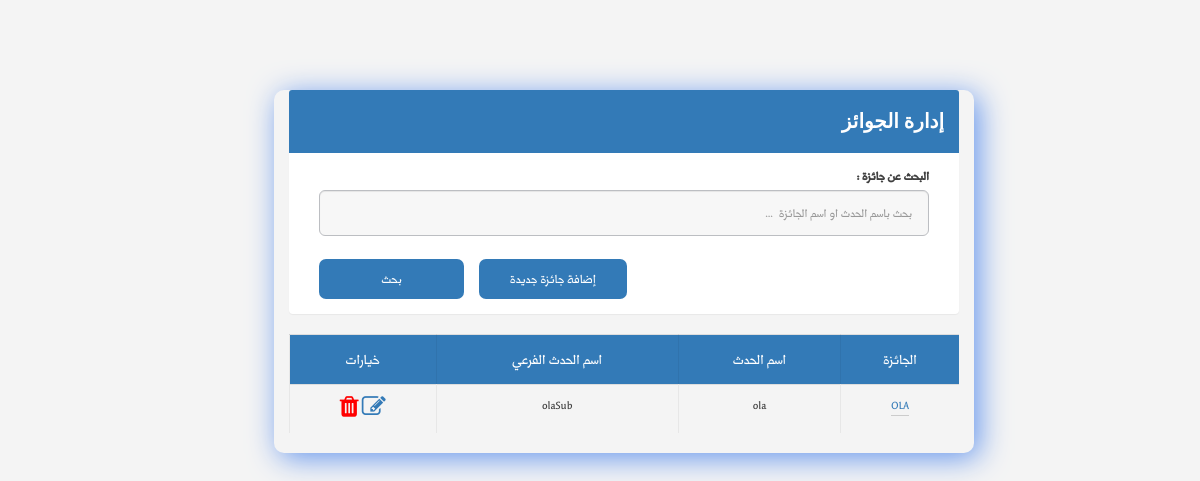
The app's page /managePrize.php (signed in), older data.
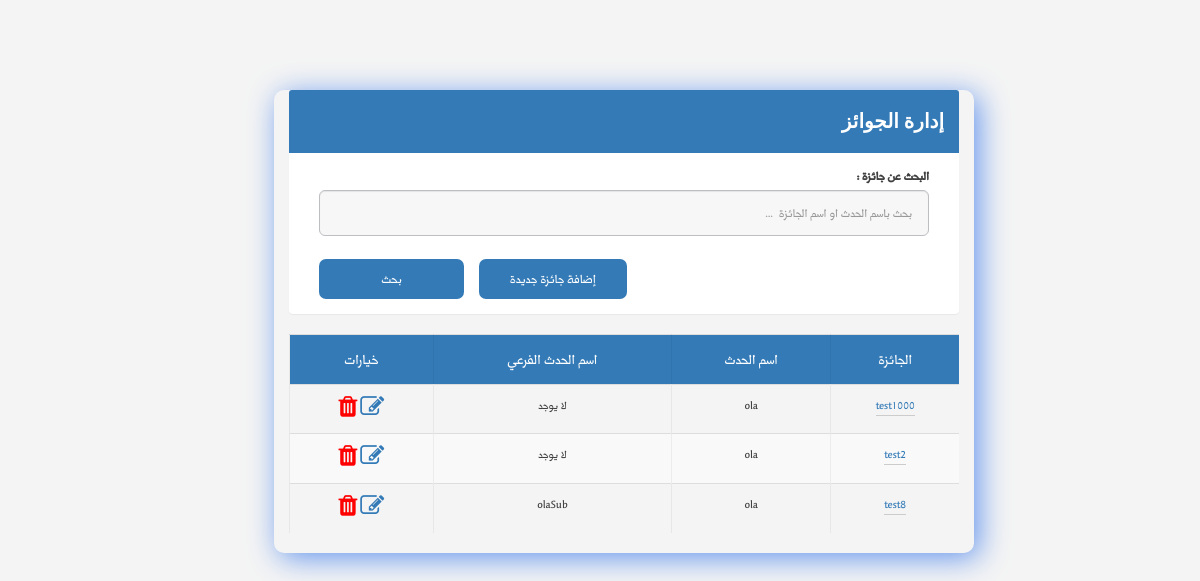
The same page, newer data.
### tables this page shows
CREATE TABLE `prize` (
  `Prize_ID` int(11) NOT NULL,
  `namePrize` varchar(100) NOT NULL,
  `numOfPrize` int(11) NOT NULL,
  `event_ID` int(11) NOT NULL,
  `subevent_ID` int(11) DEFAULT NULL
);

CREATE TABLE `event` (
  `event_ID` int(5) NOT NULL,
  `name_Event` varchar(30) NOT NULL,
  `descrption_Event` varchar(200) NOT NULL,
  `sartDate_Event` date NOT NULL,
  `endDate_Event` date NOT NULL,
  `location_Event` varchar(30) NOT NULL,
  `organization_name_Event` varchar(30) NOT NULL,
  `eventLink` varchar(140) NOT NULL,
  `maxNumOfAttendee` int(11) NOT NULL,
  `organizer_ID` int(11) NOT NULL,
  `VIPCode` int(5) NOT NULL
);

CREATE TABLE `subevent` (
  `subevent_ID` int(6) NOT NULL,
  `event_ID` int(5) NOT NULL,
  `nameSubEvent` varchar(30) NOT NULL,
  `description_subevent` varchar(150) NOT NULL
);

### managePrize.php (the view, shortened to what this page needs)
<?php
require_once 'php/connectTosql.php';
    $organizerid=$_SESSION['organizerID'];
if (isset($_GET['searshValue']) && $_GET['searshValue'] != '') {
    $sershValue = $_GET['searshValue'];
    $sql =  "SELECT ev.name_Event,pr.prize_ID ,pr.namePrize ,pr.subevent_ID
    FROM event ev INNER JOIN prize pr ON ev.event_ID = pr.event_ID
    where ev.organizer_ID = '$organizerid'and name_Event like '%$sershValue%' or namePrize like '%$sershValue%' " ;
    $query = mysqli_query($con, $sql) or die(mysqli_error($con));
}else
{
$sql =  "SELECT ev.name_Event,pr.prize_ID ,pr.namePrize ,pr.subevent_ID
FROM event ev INNER JOIN prize pr ON ev.event_ID = pr.event_ID
where ev.organizer_ID = '$organizerid'" ;
$query = mysqli_query($con, $sql) or die(mysqli_error($con));
    }
?>
<html>
<head>
<link rel="stylesheet" href="https://unpkg.com/purecss@1.0.0/build/pure-min.css">
<link rel="stylesheet" href="css/layouts/custom.css">
<link rel="stylesheet" href="css/font-awesome.min.css">
<link rel="stylesheet" href="css/icon.css">
<link rel="stylesheet" href="css/bootstrap.min.css">
<link rel="stylesheet" href="css/main-rtl.css">
</head>
<body>
    <div class="mainContent">
        <div class="container">
            <div class="panel panel-primary">
                <div class="panel-heading">
                    <h4 class="panelTitle">إدارة الجوائز</h4>
                </div>
                <div class="panel-body">
                    <form action="managePrize.php" class="mangePrizeFrm" method="Get">
                        <div class="col-md-12">
                            <div class="form-group form-group-lg">
                                <label for="eventName" class="control-label">البحث عن جائزة : </label>
                                <input type="text" class="form-control" id="txtSearshValue" name="searshValue" placeholder="بحث باسم الحدث او اسم الجائزة  ...">
                            </div>
                        </div>
                        <div class="col-md-12">
                            <div class="form-group form-group-lg">
                                <input type="submit" value="بحث" name="update" class="btn btn-nor-primary btn-sm" style="width:145px">
                                <a class="btn btn-nor-primary btn-sm" href="addPrize.php"> إضافة جائزة جديدة</a>
                            </div>
                        </div>
                    </form>
                </div>
            </div>
            <table class="table table-striped">
                <tr>
                    <th>  الجائزة  </th>
                    <th>  اسم الحدث</th>
                    <th>  اسم الحدث الفرعي </th>
                    <th> خيارات </th>
                </tr>
<?php
while ($row = mysqli_fetch_array($query)):
$subeventid=$row['subevent_ID'];
 echo "<tr>";
 echo "<td><a  href='prizeDetails.php?prizeId=" . $row['prize_ID'] . "'>" . $row['namePrize'] . "</a></td>";
 echo "<td>" . $row['name_Event'] . "</td>";
 $querysub = mysqli_query($con, "SELECT nameSubEvent ,subevent_ID from subevent where subevent_ID= '$subeventid'") or die(mysqli_error($con));
 $rows =mysqli_fetch_array($querysub) ;
    if($rows[0] !=""){
     echo "<td>" . $rows[0] . "</td>";
    }
     else  echo "<td> لا يوجد </td>";
 echo "<td> <a id='aEditsubEvent' href='editPrize.php?prizeId=" . $row['prize_ID'] . "'><span class='fa fa-edit' style='font-size:24px;'></span></a>
		        <a href='#' id='aDeletPrize' class='adelete' data-id=" . $row['prize_ID'] . "><span  class=' fa fa-trash' style='font-size:24px;color:red;  '></span> </a></td>
		      </tr>";
      ?>
         <?php endwhile;?>
            </table>
        </div>
	</div>
</body>
</html>

### css/layouts/custom.css (style rules this page uses)
* { box-sizing: border-box; }
.mainContent { margin: 0; margin-right: 20%; width: 80%; height: 900px; }
.panel-primary { border-color: #337ab7; border: 0px !important; }
.form-group-lg .form-control { height: 46px; padding: 10px 16px; font-size: 17px !important; line-height: 1.3333333; border-radius: 6px; }
.panelTitle { font-weight: bold; font-size: 20px; font-family: 'Noto Nastaliq Urdu Draft', serif; text-decoration: none; }
.container { position: relative; left: 15%; top: 10%; z-index: 0; border-radius: 10px; box-shadow: 5px 5px 30px cornflowerblue; max-width: 700px; text-align: right; }
::placeholder { text-align: right; }
form .btn { float: left; }
body { margin: 0; }

### css/main-rtl.css (style rules this page uses)
body { background: #f4f4f4 url(../images/bg.jpg) center top no-repeat; background-size: 100% }
html, body { margin: 0; padding: 0 }
body { line-height: 1 }
table { border-collapse: collapse; border-spacing: 0 }
body { font-size: 14px; color: #404040; overflow: auto; margin: 0 auto; padding: 0; font-family: "Midan W20"; direction: rtl; min-width: 320px; max-width: 2200px }
a { text-decoration: none !important }
.form-control { background: #f7f7f7; border: 1px solid #bcbec2; }
.form-group label { font-size: 17px; position: relative; }
.btn, a { transition: all .3s ease; -webkit-transition: all .3s ease; -moz-transition: all .3s ease; -ms-transition: all .3s ease }
.btn-nor-primary, .btn-nor-primary:link, .btn-nor-primary:visited, .btn-nor-primary:focus { background: #337AB7 !important; border: 1px solid transparent; color: #fff !important; border-radius: 7px; margin-right: 15px; font-size: 18px; padding: 0 30px; height: 40px; line-height: 38px; }
.table th, .table td { text-align: right; vertical-align: middle }
.table th { background: #337AB7; color: #FFFFFF; font-weight: 400; font-size: 20px; }
.table th, .table td { padding: 10px !important }
.table td { font-size: 16px; }
.table tr th, .table tr td { border-left: 1px solid rgba(0, 0, 0, .05); text-align: center !important }
.form-group { position: relative; padding-bottom: 8px; }
.table tr td:first-child a, .table tr td:first-child a:visited { color: #337AB7; border-bottom: 1px solid #ccc }
@media (min-width: 992px) { .col-md-1, .col-md-10, .col-md-11, .col-md-12, .col-md-2, .col-md-3, .col-md-4, .col-md-5, .col-md-6, .col-md-7, .col-md-8, .col-md-9 { float: right !important } }

Row changes from the older to the newer data that the page shows:
removed prize: namePrize "OLA", event_ID.name_Event "ola", subevent.nameSubEvent "olaSub"
added prize: namePrize "test1000", event_ID.name_Event "ola", shows "لا يوجد"
added prize: namePrize "test2", event_ID.name_Event "ola", shows "لا يوجد"
added prize: namePrize "test8", event_ID.name_Event "ola", subevent.nameSubEvent "olaSub"
